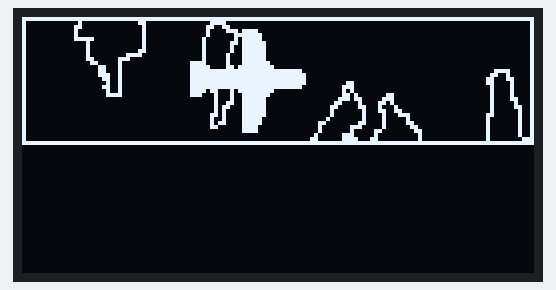
This sketch was run on a simulated Arduino Uno, built with avr-gcc and run on an emulated ATmega328P. On the bench: 128×64 one-colour display. The display library's start-up logo is not drawn.

Above: at 0.52 s.
At 1.15 s:
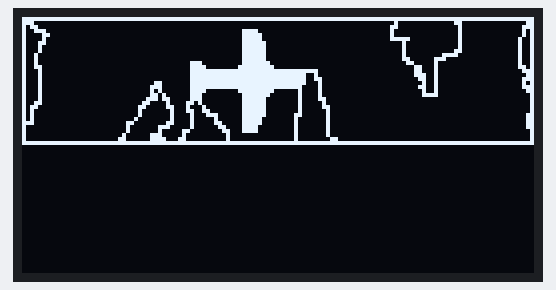
At 2.1 s:
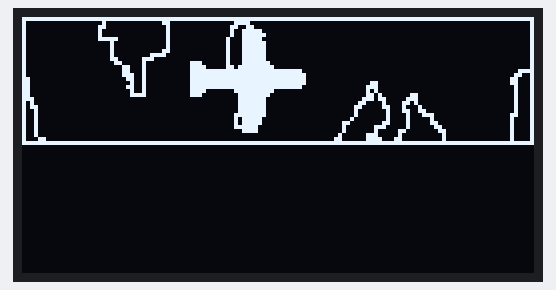
At 3.68 s:
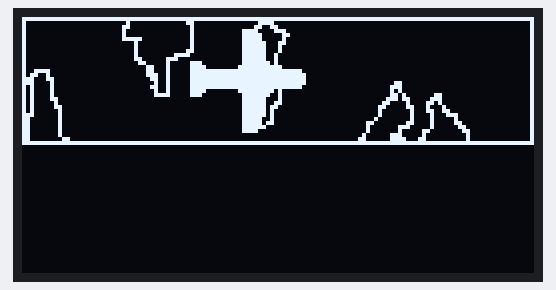
At 5.25 s:
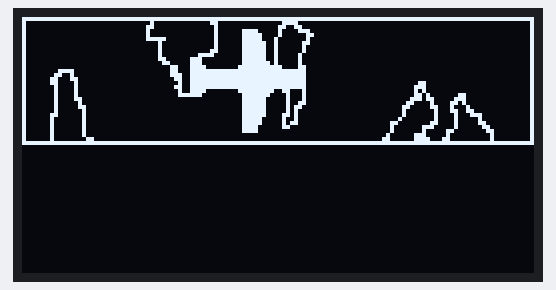
At 6.83 s:
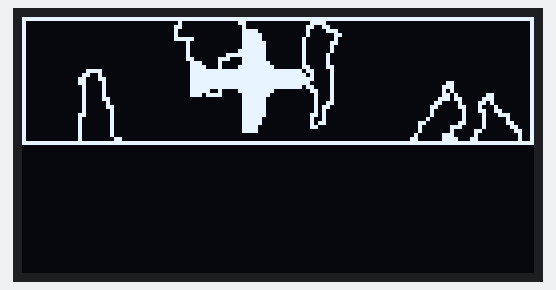

The sketch:

avion.ino
```cpp
#include "imagenes.h"

#include <SPI.h>
#include <Wire.h>
#include <Adafruit_GFX.h>
#include <Adafruit_SSD1306.h>

#define OLED_RESET 4

Adafruit_SSD1306 display(OLED_RESET);
//Adafruit_SSD1306 display(128, 64, &Wire, OLED_RESET);

void setup() {
  display.begin(SSD1306_SWITCHCAPVCC, 0x3C);
  display.display();
  display.clearDisplay();
  display.setTextColor(WHITE);
}
void loop() {
  for(int i = 0; i>-126;i=i-3){
    display.clearDisplay();
    display.drawBitmap(i, 0, nuves, 256, 32, WHITE);
    display.drawBitmap(40, 0, avion, 32, 32, WHITE);
    display.drawBitmap(0, 0, cuadro, 128, 32, WHITE);
    display.display();
    delay(1);
  }
}
```

Source omitted: imagenes.h (data table, 10491 bytes)

Measured:
- by itself, everything shown: repeats every 6.6 s, in 21 steps
